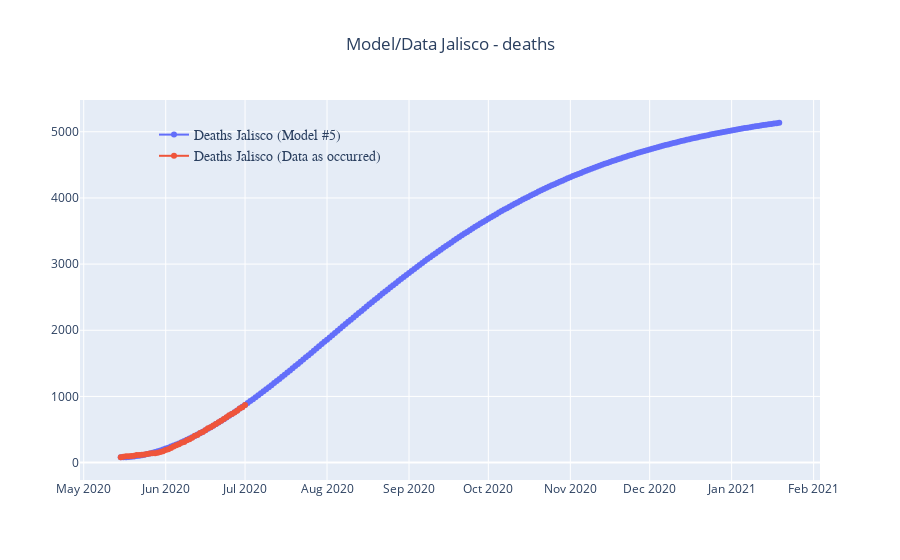

Here is the notebook cell this chart was saved with:
### Code cell
tbound = 250
fig = go.Figure()

fig.add_trace(go.Scatter(
    x=df5[df5.time<tbound]['date'],
    y=df5[df5.time<tbound]['Deaths'],
    name='Deaths Jalisco (Model #5)',
    mode='lines+markers',line_width=2,marker_size=6,opacity=1))

fig.add_trace(go.Scatter(
    x=mx2['date'],
    y=mx2['Deaths_Jalisco'],
    name='Deaths Jalisco (Data as occurred)',
    mode='lines+markers',line_width=2,marker_size=6,opacity=1))

fig.update_layout(
    title="Model/Data Jalisco - deaths",
    title_x=0.5,showlegend=True,yaxis = {'type': 'linear'},
    legend=dict(
            x=0.10,y=0.95,
            traceorder="normal",font=dict(family="sans-serif",size=14),bgcolor='rgba(0,0,0,0)'),)

fig.show()

### Figure 1 — Plotly figure (JSON) as saved in the notebook; plotly's stock layout.template omitted (floating-point values rounded to 4 significant figures; data arrays with more than 128 entries replaced by an {"elided": "..."} marker saying what was removed)
{"data": [{"line": {"width": 2}, "marker": {"size": 6}, "mode": "lines+markers", "name": "Deaths Jalisco (Model #5)", "opacity": 1, "type": "scatter", "x": {"elided": "250 str values"}, "y": {"elided": "250 float values"}}, {"line": {"width": 2}, "marker": {"size": 6}, "mode": "lines+markers", "name": "Deaths Jalisco (Data as occurred)", "opacity": 1, "type": "scatter", "x": ["2020-05-15", "2020-05-16", "2020-05-17", "2020-05-18", "2020-05-19", "2020-05-20", "2020-05-21", "2020-05-22", "2020-05-23", "2020-05-24", "2020-05-25", "2020-05-26", "2020-05-27", "2020-05-28", "2020-05-29", "2020-05-30", "2020-05-31", "2020-06-01", "2020-06-02", "2020-06-03", "2020-06-04", "2020-06-05", "2020-06-06", "2020-06-07", "2020-06-08", "2020-06-09", "2020-06-10", "2020-06-11", "2020-06-12", "2020-06-13", "2020-06-14", "2020-06-15", "2020-06-16", "2020-06-17", "2020-06-18", "2020-06-19", "2020-06-20", "2020-06-21", "2020-06-22", "2020-06-23", "2020-06-24", "2020-06-25", "2020-06-26", "2020-06-27", "2020-06-28", "2020-06-29", "2020-06-30", "2020-07-01"], "y": [81, 90, 95, 98, 99, 105, 114, 116, 120, 123, 131, 136, 140, 143, 148, 162, 172, 192, 203, 221, 244, 261, 278, 299, 313, 339, 353, 377, 405, 419, 446, 464, 488, 518, 535, 559, 585, 611, 632, 659, 686, 715, 734, 757, 784, 818, 838, 870]}], "layout": {"legend": {"bgcolor": "rgba(0,0,0,0)", "font": {"family": "sans-serif", "size": 14}, "traceorder": "normal", "x": 0.1, "y": 0.95}, "showlegend": true, "title": {"text": "Model/Data Jalisco - deaths", "x": 0.5}, "yaxis": {"type": "linear"}}}
